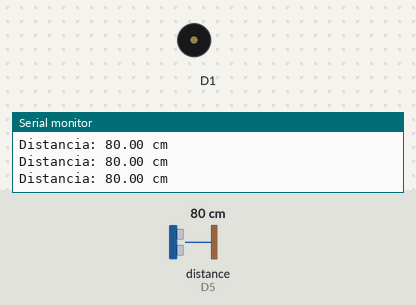
Recording of a sketch running on a simulated ESP8266 (NodeMCU). On the bench: buzzer (waves = sounding), the last lines printed to the serial monitor. The inputs (shaded band) are chosen by the test bench; at power-on: distance to the obstacle (sensor on D5) 80 cm. The echo pulse lasts 58.3 µs per cm.

Above: at 1.2 s.
1.3 s: distance to the obstacle (sensor on D5) set to 11 cm
2.8 s: distance to the obstacle (sensor on D5) set to 8 cm
At 5.7 s:
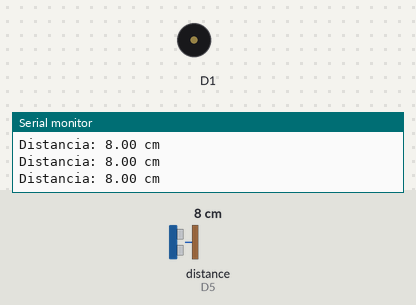
5.8 s: distance to the obstacle (sensor on D5) set to 13 cm
At 6.7 s:
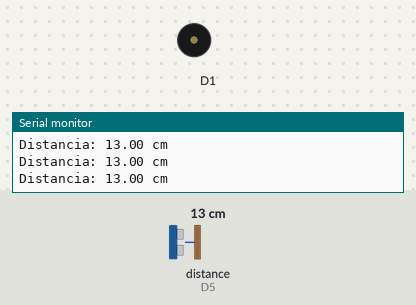
Timing chart, 0 to 8.8 s (numbered marks = the images above; inputs shaded):
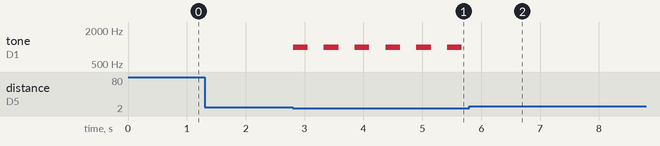

The sketch:

nodeMCU_nivel.ino
```cpp
/*-------------------------------------
Centro Universitário SENAI Mariano Ferraz
Curso Superior de Tecnologia em Automação Industrial

Disciplina: instrumentação Industrial 2
Professor: Caio Vinícius

Código Exemplo
Objetivo: Realizar a leitura dos dados do sensor de nível

Estrutura do Código:

1- Inclusão de bibliotecas e variáveis
2- Conexão do nodeMCU com a internet
3- Leitura dos valores obtidos pelo sensor de nível

Configurações:
Na IDE Arduino,
	a)ir em prefências e depois colar no campo de add board o link:
	http://arduino.esp8266.com/stable/package_esp8266com_index.json


*/

//------------Bibliotecas e definições---------------

// biblioteca do sensor de nível by Martin Sosid, versão 2.0.0
// existem outras bibliotecas
#include <HCSR04.h>

// biblioteca para conexão wifi
#include <ESP8266WiFi.h>

// pinos de configuração do sensor ultrassonico
#define pino_trigger D6
#define pino_echo D5
#define buzzer D1


//Conexao RCW-001 ou HC-SR04
UltraSonicDistanceSensor distanceSensor(pino_trigger, pino_echo);

void barulho(){
  if(distanceSensor.measureDistanceCm()< 10 && distanceSensor.measureDistanceCm()>5){
  tone(D1, 1000); // gera frequencia de 2000Hz no buzzer
  delay(250);
  noTone(D1); // para frequencia no buzzer
  delay(250);
  }
  else if(distanceSensor.measureDistanceCm()< 5 && distanceSensor.measureDistanceCm()>0){
    tone(D1, 3000); // gera frequencia de 2000Hz no buzzer
  delay(100);
  noTone(D1); // para frequencia no buzzer
  delay(100);
  }
  else{
    noTone(D1);
  }
}

void conexao(){
	const char* ssid     = "SSID";
	const char* password = "1234565";

	Serial.print("Conectando na rede");
	Serial.println(ssid);

	WiFi.begin(ssid,password);

	while(WiFi.status() != WL_CONNECTED){
		Serial.println(".");
		delay(500);
	}
	// só sai do while quando a conexão for realizada!

	Serial.print("Conectado na rede");
	Serial.println(ssid);
}


void setup() {
    pinMode(D1, OUTPUT);
    Serial.begin(9600);
    // conexao();
}


void loop() {

    Serial.print("Distancia: ");
    Serial.print(distanceSensor.measureDistanceCm());
    Serial.println(" cm");

    barulho();
    delay(20);
}
```

Measured:
- the behaviour switches between 10 and 9 cm on distance to the obstacle (sensor on D5) (found by bisection; images 0 and 1)
- after the input at 2.8 s, tone on D1: alternates 1000 Hz for 0.25 s and silent for 0.27 s, starting at once
- after the input at 5.8 s, tone on D1: stops changing and stays silent
